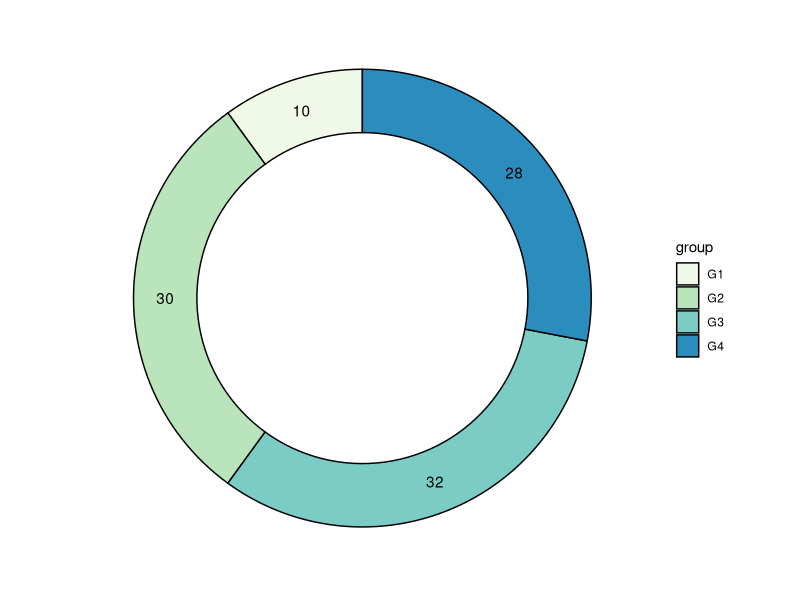

Write the R code that produced this figure.
library(ggplot2)
library(dplyr)

df <- data.frame(value = c(10, 30, 32, 28),
                 group = paste0("G", 1:4))

hsize <- 3  # hole size bigger/smaller

df <- df %>% 
  mutate(x = hsize)

ggplot(df, aes(x = hsize, y = value, fill = group)) +
  geom_col(color = "black") +
  geom_text(aes(label = value),
            position = position_stack(vjust = 0.5)) +
  coord_polar(theta = "y") +
  scale_fill_brewer(palette = "GnBu") +
  xlim(c(0.2, hsize + 0.5)) +
  theme(panel.background = element_rect(fill = "white"),
        panel.grid = element_blank(),
        axis.title = element_blank(),
        axis.ticks = element_blank(),
        axis.text = element_blank())
